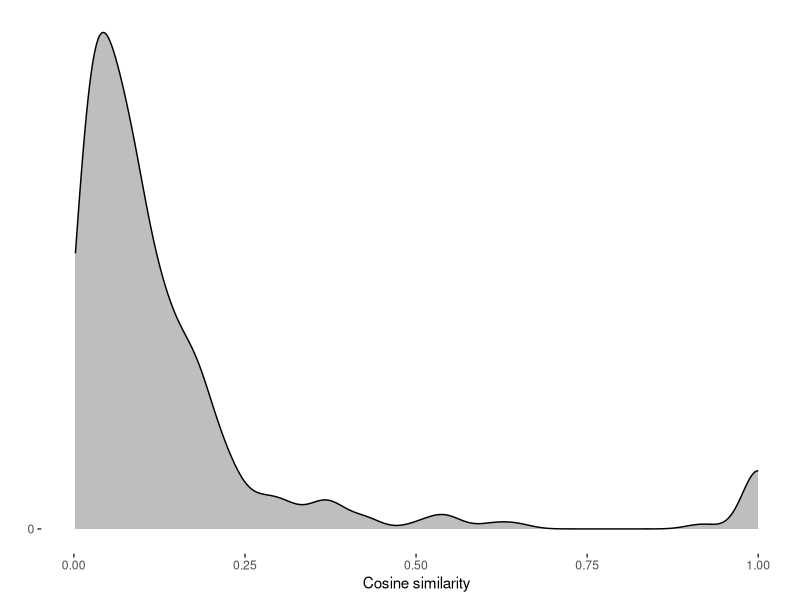

Write R code to recreate this figure.
#==============================================================================
# 02_figure_2.R
# Purpose: reproduce Figure 2 of the paper.
# Author: Andreu Casas
#==============================================================================

# Load packages
library(ggplot2)

# Export dataset with the cosine similarities
cos_list <- read.csv("./data/cos_list.csv")

# Plot
ggplot(cos_list, aes(x = cos_sim)) + 
  geom_density(fill = "gray") +
  xlab("Cosine similarity") +
  ylab("") +
  scale_y_continuous(breaks = 0, labels =) +
  theme(panel.background = element_rect("white"))